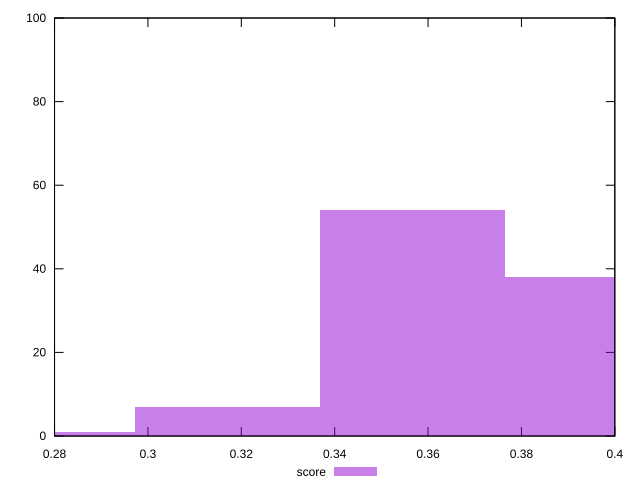

Here is the gnuplot script that generated this plot:
reset

$score <<EOF
0.31709659692868625 7
0.35673367154477204 54
0.3963707461608578 38
0.27745952231260046 1
EOF

set key outside below
set boxwidth 0.03963707461608578
set xrange [0.28:0.4]
set yrange [0:100]
set trange [0:100]
set style fill transparent solid 0.5 noborder
set terminal svg size 640, 490 enhanced background rgb 'white'
set output "report_00015_2021-02-09T16-11-33.973Z/uses-rel-preload/samples/pages+cached+noadtech/score/histogram.svg"

plot $score title "score" with boxes

reset
